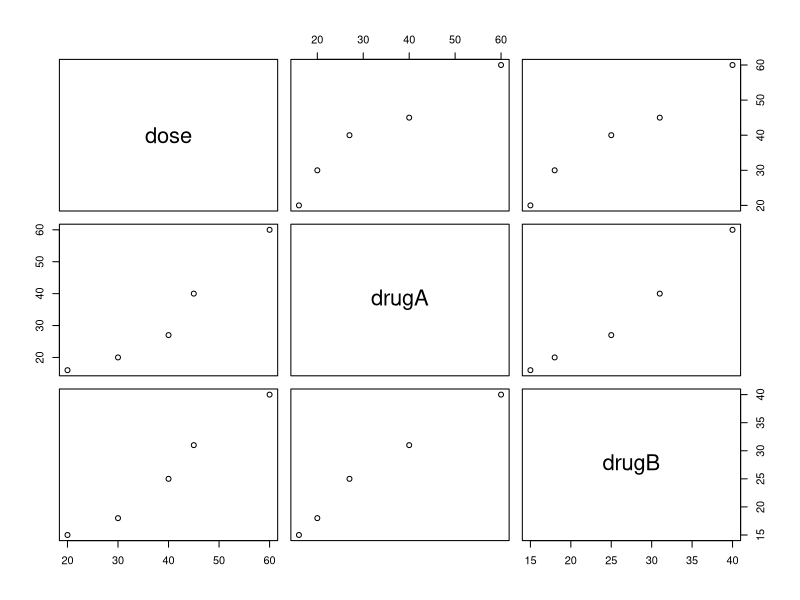
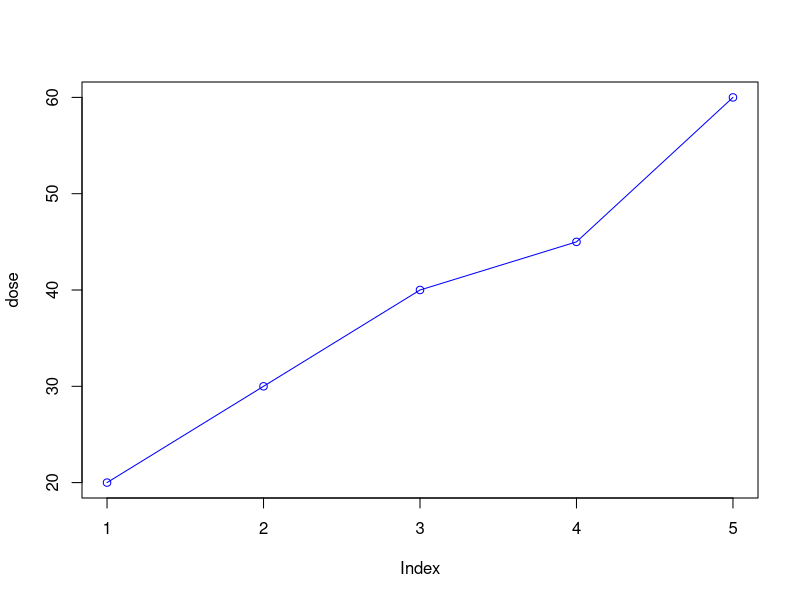
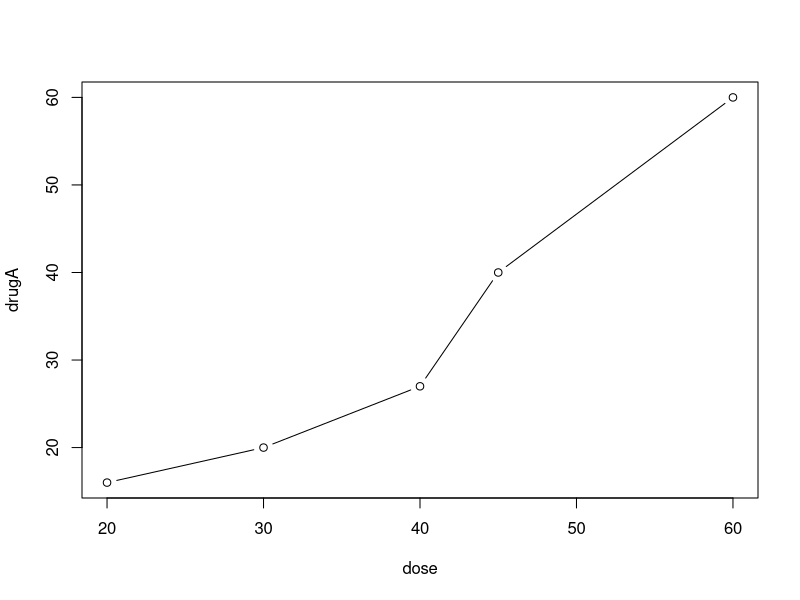
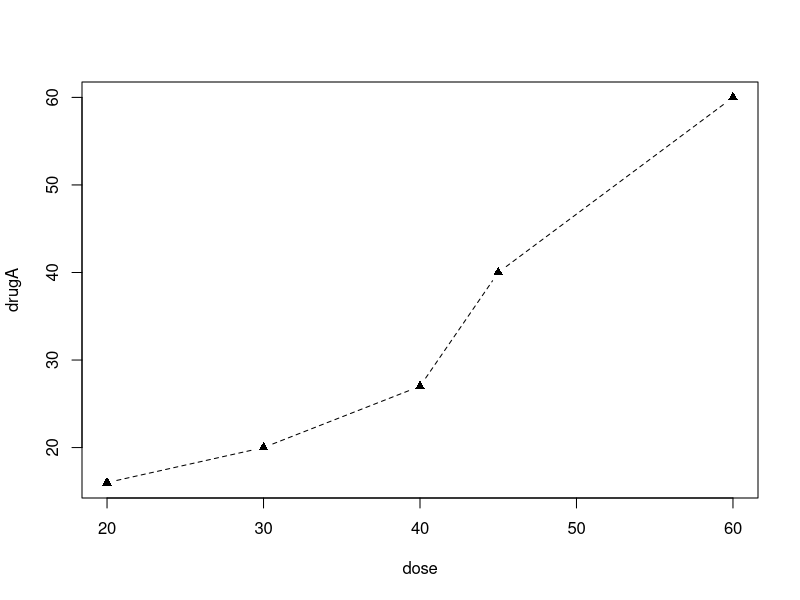

Reproduce these figures in R, in order.
# A simple example
# Build a dataframe first using 3 vectors
dose <- c(20, 30, 40, 45, 60)
drugA <- c(16, 20, 27, 40, 60)
drugB <- c(15, 18, 25, 31, 40)

drugs <- data.frame(dose, drugA, drugB)
str(drugs)

plot(drugs)

attach(drugs)
plot(dose, type = "o", col = "Blue")
?plot

# Option "b" indicates that both points and lines should be plotted
plot(dose, drugA, type = "b")
?par

# par function - parameters of a graph
opar <- par(no.readonly = TRUE)
# lty = line type
# lwd = line width

# lty=2 dashed line
# pch=17 solid triangle
par(lty = 2, pch = 17)
plot(dose, drugA, type = "b")
par(opar)




